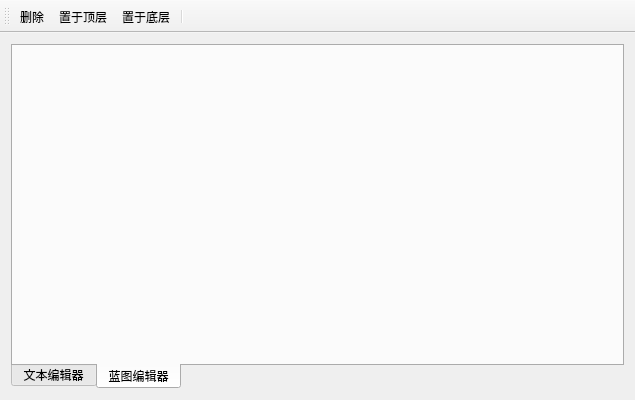
<?xml version="1.0" encoding="UTF-8"?>
<ui version="4.0">
 <class>NetEditor</class>
 <widget class="QMainWindow" name="NetEditor">
  <property name="geometry">
   <rect>
    <x>0</x>
    <y>0</y>
    <width>635</width>
    <height>400</height>
   </rect>
  </property>
  <property name="windowTitle">
   <string>NetEditor</string>
  </property>
  <widget class="QWidget" name="centralWidget">
   <layout class="QGridLayout" name="gridLayout">
    <item row="0" column="0">
     <widget class="QTabWidget" name="tabWidget">
      <property name="tabPosition">
       <enum>QTabWidget::South</enum>
      </property>
      <property name="currentIndex">
       <number>1</number>
      </property>
      <widget class="QWidget" name="tab_TextEditor">
       <attribute name="title">
        <string>文本编辑器</string>
       </attribute>
       <layout class="QGridLayout" name="gridLayout_3">
        <item row="0" column="0">
         <layout class="QGridLayout" name="gridLayout_Text">
          <property name="spacing">
           <number>0</number>
          </property>
         </layout>
        </item>
       </layout>
      </widget>
      <widget class="QWidget" name="tab_BlueprintEditor">
       <attribute name="title">
        <string>蓝图编辑器</string>
       </attribute>
       <layout class="QGridLayout" name="gridLayout_5">
        <item row="0" column="0">
         <layout class="QHBoxLayout" name="horizontalLayout_Blueprint"/>
        </item>
       </layout>
      </widget>
     </widget>
    </item>
   </layout>
  </widget>
  <widget class="QMenuBar" name="menuBar">
   <property name="geometry">
    <rect>
     <x>0</x>
     <y>0</y>
     <width>635</width>
     <height>23</height>
    </rect>
   </property>
  </widget>
  <widget class="QToolBar" name="mainToolBar">
   <attribute name="toolBarArea">
    <enum>TopToolBarArea</enum>
   </attribute>
   <attribute name="toolBarBreak">
    <bool>false</bool>
   </attribute>
   <addaction name="action_Delete"/>
   <addaction name="action_BringToFront"/>
   <addaction name="action_SendToBack"/>
   <addaction name="separator"/>
  </widget>
  <action name="action_Delete">
   <property name="icon">
    <iconset resource="fusionstudio.qrc">
     <normaloff>:/BlueprintEditor/Resources/delete.png</normaloff>:/BlueprintEditor/Resources/delete.png</iconset>
   </property>
   <property name="text">
    <string>删除</string>
   </property>
  </action>
  <action name="action_BringToFront">
   <property name="icon">
    <iconset resource="fusionstudio.qrc">
     <normaloff>:/BlueprintEditor/Resources/bringtofront.png</normaloff>:/BlueprintEditor/Resources/bringtofront.png</iconset>
   </property>
   <property name="text">
    <string>置于顶层</string>
   </property>
  </action>
  <action name="action_SendToBack">
   <property name="icon">
    <iconset resource="fusionstudio.qrc">
     <normaloff>:/BlueprintEditor/Resources/sendtoback.png</normaloff>:/BlueprintEditor/Resources/sendtoback.png</iconset>
   </property>
   <property name="text">
    <string>置于底层</string>
   </property>
  </action>
 </widget>
 <layoutdefault spacing="6" margin="11"/>
 <resources>
  <include location="fusionstudio.qrc"/>
 </resources>
 <connections>
  <connection>
   <sender>action_Delete</sender>
   <signal>triggered()</signal>
   <receiver>NetEditor</receiver>
   <slot>deleteItem()</slot>
   <hints>
    <hint type="sourcelabel">
     <x>-1</x>
     <y>-1</y>
    </hint>
    <hint type="destinationlabel">
     <x>317</x>
     <y>199</y>
    </hint>
   </hints>
  </connection>
  <connection>
   <sender>action_BringToFront</sender>
   <signal>triggered()</signal>
   <receiver>NetEditor</receiver>
   <slot>bringToFront()</slot>
   <hints>
    <hint type="sourcelabel">
     <x>-1</x>
     <y>-1</y>
    </hint>
    <hint type="destinationlabel">
     <x>317</x>
     <y>199</y>
    </hint>
   </hints>
  </connection>
  <connection>
   <sender>action_SendToBack</sender>
   <signal>triggered()</signal>
   <receiver>NetEditor</receiver>
   <slot>sendToBack()</slot>
   <hints>
    <hint type="sourcelabel">
     <x>-1</x>
     <y>-1</y>
    </hint>
    <hint type="destinationlabel">
     <x>317</x>
     <y>199</y>
    </hint>
   </hints>
  </connection>
 </connections>
 <slots>
  <slot>deleteItem()</slot>
  <slot>sendToBack()</slot>
  <slot>bringToFront()</slot>
 </slots>
</ui>
